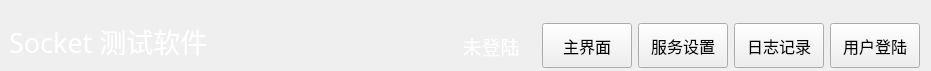
<?xml version="1.0" encoding="UTF-8"?>
<ui version="4.0">
 <class>NavBarWid</class>
 <widget class="QWidget" name="NavBarWid">
  <property name="geometry">
   <rect>
    <x>0</x>
    <y>0</y>
    <width>931</width>
    <height>71</height>
   </rect>
  </property>
  <property name="windowTitle">
   <string>Form</string>
  </property>
  <layout class="QGridLayout" name="gridLayout">
   <property name="leftMargin">
    <number>9</number>
   </property>
   <property name="topMargin">
    <number>21</number>
   </property>
   <property name="bottomMargin">
    <number>0</number>
   </property>
   <item row="0" column="0">
    <widget class="QLabel" name="label">
     <property name="minimumSize">
      <size>
       <width>0</width>
       <height>50</height>
      </size>
     </property>
     <property name="font">
      <font>
       <family>微软雅黑</family>
       <pointsize>20</pointsize>
      </font>
     </property>
     <property name="styleSheet">
      <string notr="true">color: rgb(255, 255, 255);</string>
     </property>
     <property name="text">
      <string>Socket 测试软件</string>
     </property>
     <property name="alignment">
      <set>Qt::AlignLeading|Qt::AlignLeft|Qt::AlignTop</set>
     </property>
    </widget>
   </item>
   <item row="0" column="2">
    <widget class="QLabel" name="userLab">
     <property name="minimumSize">
      <size>
       <width>90</width>
       <height>0</height>
      </size>
     </property>
     <property name="font">
      <font>
       <family>微软雅黑</family>
       <pointsize>14</pointsize>
      </font>
     </property>
     <property name="contextMenuPolicy">
      <enum>Qt::PreventContextMenu</enum>
     </property>
     <property name="styleSheet">
      <string notr="true">color: rgb(255, 255, 255);</string>
     </property>
     <property name="text">
      <string>未登陆</string>
     </property>
     <property name="alignment">
      <set>Qt::AlignCenter</set>
     </property>
    </widget>
   </item>
   <item row="0" column="1">
    <spacer name="horizontalSpacer">
     <property name="orientation">
      <enum>Qt::Horizontal</enum>
     </property>
     <property name="sizeHint" stdset="0">
      <size>
       <width>52</width>
       <height>20</height>
      </size>
     </property>
    </spacer>
   </item>
   <item row="0" column="6">
    <widget class="QPushButton" name="loginBtn">
     <property name="minimumSize">
      <size>
       <width>90</width>
       <height>0</height>
      </size>
     </property>
     <property name="maximumSize">
      <size>
       <width>230</width>
       <height>45</height>
      </size>
     </property>
     <property name="font">
      <font>
       <family>微软雅黑</family>
       <pointsize>12</pointsize>
      </font>
     </property>
     <property name="text">
      <string>用户登陆</string>
     </property>
    </widget>
   </item>
   <item row="0" column="3">
    <widget class="QPushButton" name="homeBtn">
     <property name="minimumSize">
      <size>
       <width>90</width>
       <height>0</height>
      </size>
     </property>
     <property name="maximumSize">
      <size>
       <width>230</width>
       <height>45</height>
      </size>
     </property>
     <property name="font">
      <font>
       <family>微软雅黑</family>
       <pointsize>12</pointsize>
      </font>
     </property>
     <property name="text">
      <string>主界面</string>
     </property>
    </widget>
   </item>
   <item row="0" column="4">
    <widget class="QPushButton" name="setBtn">
     <property name="minimumSize">
      <size>
       <width>90</width>
       <height>0</height>
      </size>
     </property>
     <property name="maximumSize">
      <size>
       <width>230</width>
       <height>45</height>
      </size>
     </property>
     <property name="font">
      <font>
       <family>微软雅黑</family>
       <pointsize>12</pointsize>
      </font>
     </property>
     <property name="text">
      <string>服务设置</string>
     </property>
    </widget>
   </item>
   <item row="0" column="5">
    <widget class="QPushButton" name="logBtn">
     <property name="minimumSize">
      <size>
       <width>90</width>
       <height>0</height>
      </size>
     </property>
     <property name="maximumSize">
      <size>
       <width>230</width>
       <height>45</height>
      </size>
     </property>
     <property name="font">
      <font>
       <family>微软雅黑</family>
       <pointsize>12</pointsize>
      </font>
     </property>
     <property name="text">
      <string>日志记录</string>
     </property>
    </widget>
   </item>
  </layout>
 </widget>
 <resources/>
 <connections/>
</ui>
